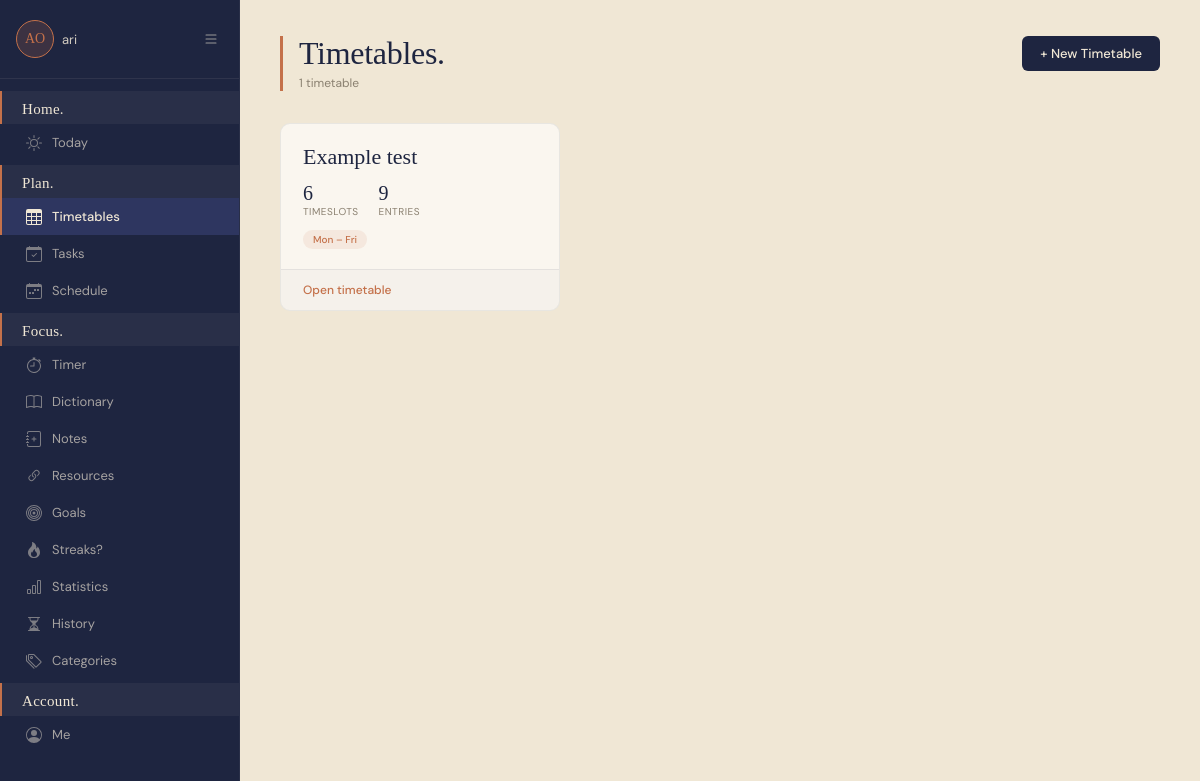
/timetables/ (signed in), run on an earlier commit of the app's database.
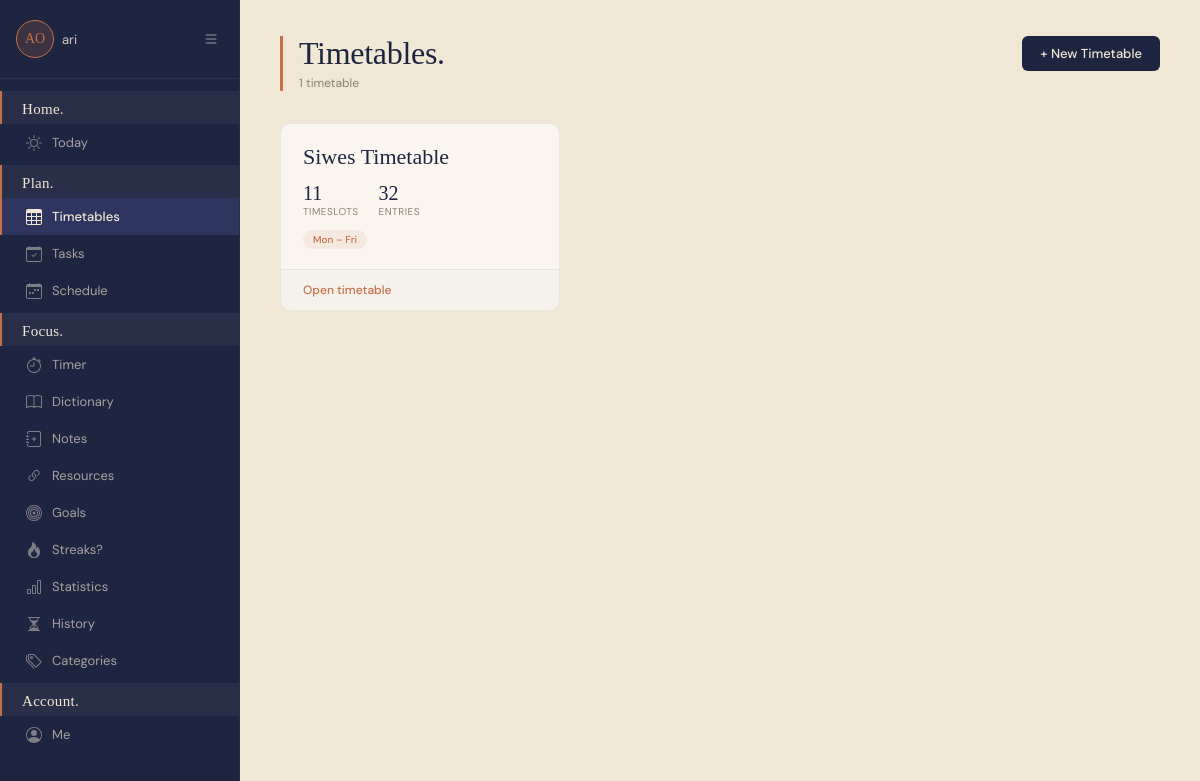
And on a later commit of the database.
### planner/models.py (models this page shows, shortened)
class Timetable(models.Model):
    DAYS_MODE_CHOICES = [
        ('weekdays', 'Mon – Fri'),
        ('full_week', 'Sun – Sat'),
    ]
    user = models.ForeignKey(User, on_delete=models.CASCADE)
    name = models.CharField(max_length=100)
    days_mode = models.CharField(
        max_length=10,
        choices=DAYS_MODE_CHOICES,
        default='weekdays'
    )
    created_at = models.DateTimeField(auto_now_add=True)

### planner/views/timetable_views.py (the view)
# urls.py: path('timetables/', views.timetable_home, name='timetable_home'),
@login_required(login_url='planner:login')
def timetable_home(request):
    timetables = Timetable.objects.filter(user=request.user)
    return render(request, 'timetable_home.html', {'timetables': timetables})

### planner/templates/timetable_home.html (shortened to what this page needs)
{% extends 'base.html' %}
{% block nav_timetable %}active{% endblock %}
{% block content %}
    <div class="tt-home-header">
        <div class="tt-home-header-left">
            <h1 class="tt-home-title">Timetables.</h1>
            <p class="tt-home-subtitle">{{ timetables.count }} timetable{{ timetables.count|pluralize }}</p>
        </div>
        <a href="{% url 'planner:create_timetable' %}" class="btn btn-primary">+ New Timetable</a>
    </div>
    <div class="tt-home-grid">
        {% for timetable in timetables %}
        <div class="tt-home-card">
            <div class="tt-home-card-body">
                <a href="{% url 'planner:timetable_view' timetable.id %}" class="tt-home-card-name">
                    {{ timetable.name }}
                </a>
                <div class="tt-home-card-meta">
                    <div class="tt-home-card-stat">
                        <span class="tt-home-card-stat-val">{{ timetable.timeslot_set.count }}</span>
                        <span class="tt-home-card-stat-label">Timeslots</span>
                    </div>
                    <div class="tt-home-card-stat">
                        <span class="tt-home-card-stat-val">{{ timetable.timetableentry_set.count }}</span>
                        <span class="tt-home-card-stat-label">Entries</span>
                    </div>
                </div>
                <span class="tt-home-days-badge">
                    {% if timetable.days_mode == 'full_week' %}Sun – Sat{% else %}Mon – Fri{% endif %}
                </span>
            </div>
            <div class="tt-home-card-footer">
                <a href="{% url 'planner:timetable_view' timetable.id %}" class="tt-home-card-link">Open timetable</a>
            </div>
        </div>
        {% endfor %}
    </div>
{% endblock %}

What changed in the data, as far as the page shows it:
removed Timetable: name "Example test", timeslot_set.count "6", timetableentry_set.count "9", days_mode "Mon – Fri"
added Timetable: name "Siwes Timetable", timeslot_set.count "11", timetableentry_set.count "32", days_mode "Mon – Fri"
